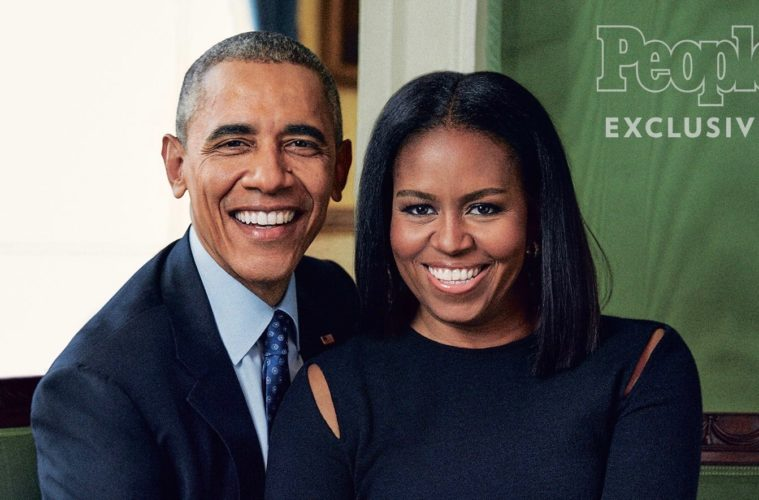
#> input picture Inclass materials/Project1 Facialkeypoint/2. workspace_archive/images/obamas.jpg, 759 x 500 px, given as the content of the folder day_night_images/training/day, which was not available
$ jupyter execute --allow-errors 'Average Brightness.ipynb'   (shell and % lines are left out)   (text cells are left out)
#> lines starting #> are read from the running program, lines starting #| are printed output that depends on the picture; long printed decimals are rounded; pictures that were not available may be replaced by others from this repository, and a replacement may not be noted
### Inclass materials/1. Intro to Computer Vision/Lesson 4/helpers.py
# Helper functions

import os
import glob # library for loading images from a directory
import matplotlib.image as mpimg

import cv2


# This function loads in images and their labels and places them in a list
# The list contains all images and their associated labels
# For example, after data is loaded, im_list[0][:] will be the first image-label pair in the list
def load_dataset(image_dir):

    # Populate this empty image list
#> called with image_dir = 'day_night_images/training/'
    im_list = []
    image_types = ["day", "night"]

    # Iterate through each color folder
    for im_type in image_types:

        # Iterate through each image file in each image_type folder
        # glob reads in any image with the extension "image_dir/im_type/*"
        for file in glob.glob(os.path.join(image_dir, im_type, "*")):

            # Read in the image
            im = mpimg.imread(file)
#> im is the input picture: shape (500, 759, 3); mean R, G, B 97.5, 96.5, 93

            # Check if the image exists/if it's been correctly read-in
            if not im is None:
                # Append the image, and it's type (red, green, yellow) to the image list
                im_list.append((im, im_type))

    return im_list


## Standardize the input images
# Resize each image to the desired input size: 600x1100px (hxw).

## Standardize the output
# With each loaded image, we also specify the expected output.
# For this, we use binary numerical values 0/1 = night/day.


# This function should take in an RGB image and return a new, standardized version
# 600 height x 1100 width image size (px x px)
def standardize_input(image):

    # Resize image and pre-process so that all "standard" images are the same size
    standard_im = cv2.resize(image, (1100, 600))

    return standard_im


# Examples:
# encode("day") should return: 1
# encode("night") should return: 0
def encode(label):

    numerical_val = 0
    if(label == 'day'):
        numerical_val = 1
    # else it is night and can stay 0

    return numerical_val

# using both functions above, standardize the input images and output labels
def standardize(image_list):

    # Empty image data array
    standard_list = []

    # Iterate through all the image-label pairs
    for item in image_list:
        image = item[0]
        label = item[1]

        # Standardize the image
        standardized_im = standardize_input(image)

        # Create a numerical label
        binary_label = encode(label)

        # Append the image, and it's one hot encoded label to the full, processed list of image data
        standard_list.append((standardized_im, binary_label))

    return standard_list

### Inclass materials/1. Intro to Computer Vision/Lesson 4/Average Brightness.ipynb
[cell 1]
import cv2 # computer vision library
import helpers

import numpy as np
import matplotlib.pyplot as plt
import matplotlib.image as mpimg

[cell 2]
# Image data directories
image_dir_training = "day_night_images/training/"
image_dir_test = "day_night_images/test/"

[cell 3]
# Using the load_dataset function in helpers.py
# Load training data
IMAGE_LIST = helpers.load_dataset(image_dir_training)
#> IMAGE_LIST = 2 items

[cell 4]
# Standardize all training images
STANDARDIZED_LIST = helpers.standardize(IMAGE_LIST)
#> the loop in standardize, `for item in image_list:` made 2 passes
#> (label, numerical_val in encode, binary_label) on passes 1 to 2: ('day', 1, 1), ('night', 0, 0)
#> pass 1, in standardize_input, `standard_im = cv2.resize(image, (1100, 600))`:
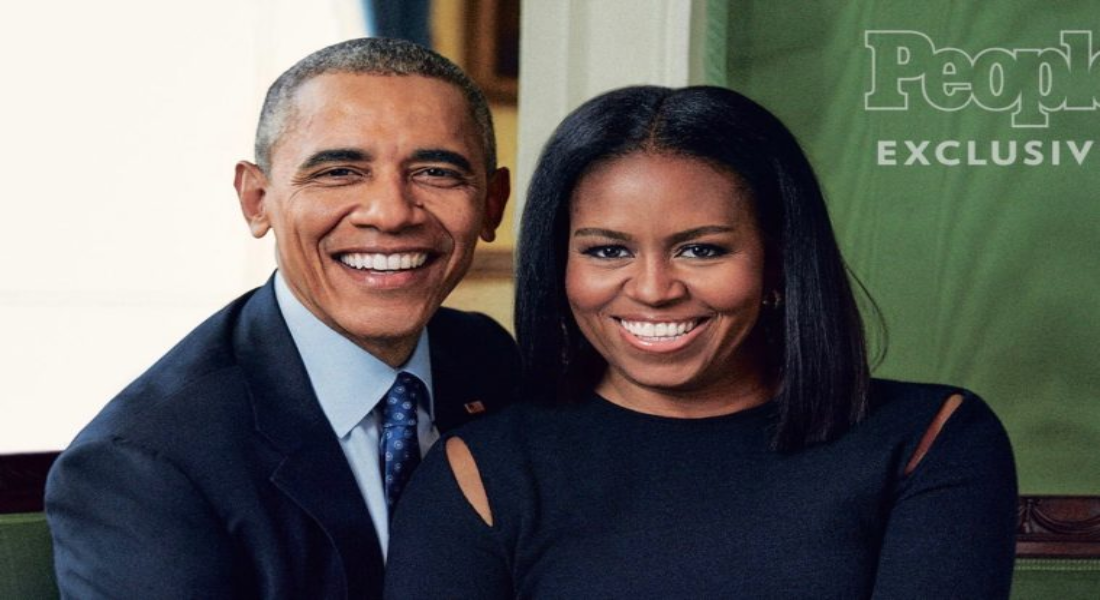
#> standard_im: shape (600, 1100, 3); mean R, G, B 97.4, 96.4, 92.9
#> STANDARDIZED_LIST = 2 items

[cell 5]
# Display a standardized image and its label

# Select an image by index
image_num = 0
selected_image = STANDARDIZED_LIST[image_num][0]
selected_label = STANDARDIZED_LIST[image_num][1]
#> selected_label = 1

# Display image and data about it
plt.imshow(selected_image)
print("Shape: "+str(selected_image.shape))
#| Shape: (600, 1100, 3)
print("Label [1 = day, 0 = night]: " + str(selected_label))
#| Label [1 = day, 0 = night]: 1

[cell 6]
# Convert and image to HSV colorspace
# Visualize the individual color channels

image_num = 0
test_im = STANDARDIZED_LIST[image_num][0]
test_label = STANDARDIZED_LIST[image_num][1]
#> test_label = 1

# Convert to HSV
hsv = cv2.cvtColor(test_im, cv2.COLOR_RGB2HSV)
#> hsv: shape (600, 1100, 3); mean H, S, V 67.5, 104.1, 112.3

# Print image label
print('Label: ' + str(test_label))
#| Label: 1

# HSV channels
h = hsv[:,:,0]
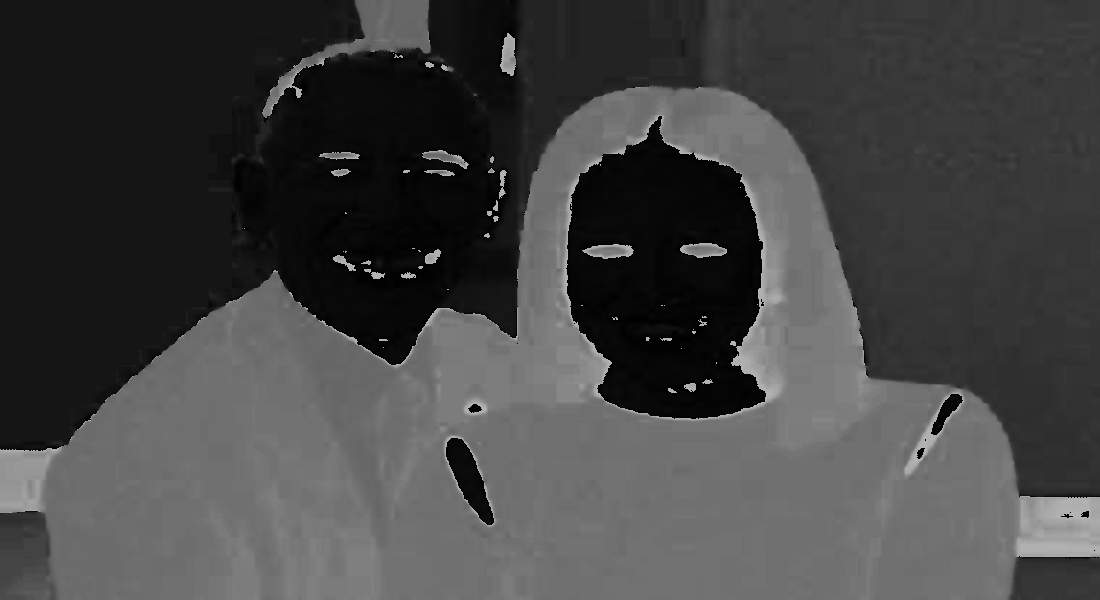
#> h: shape (600, 1100); min 0, max 179, mean 67.5
s = hsv[:,:,1]
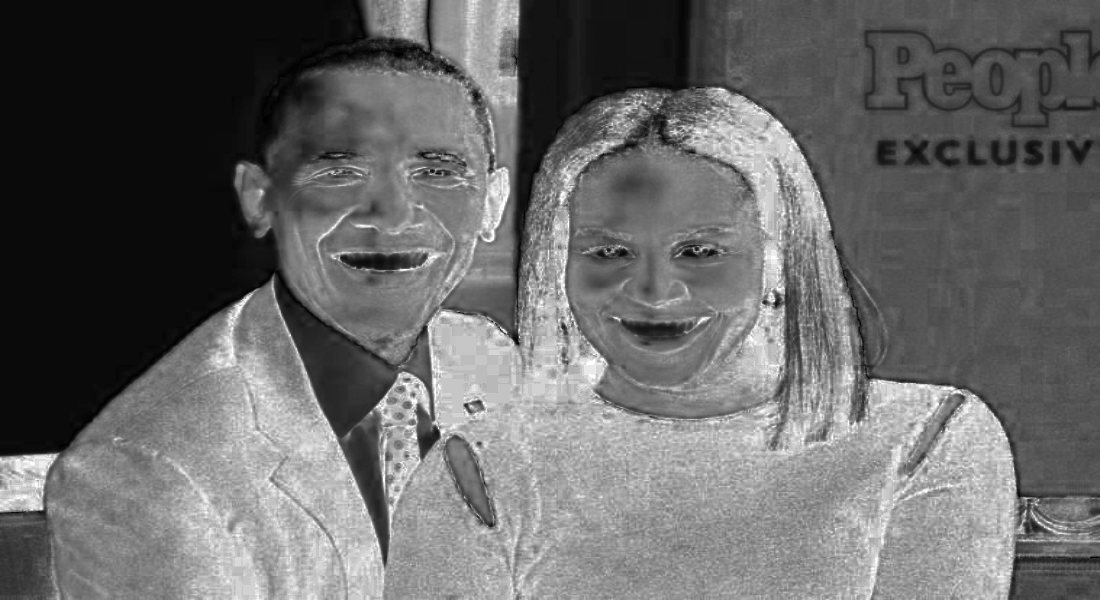
#> s: shape (600, 1100); min 0, max 255, mean 104.1
v = hsv[:,:,2]
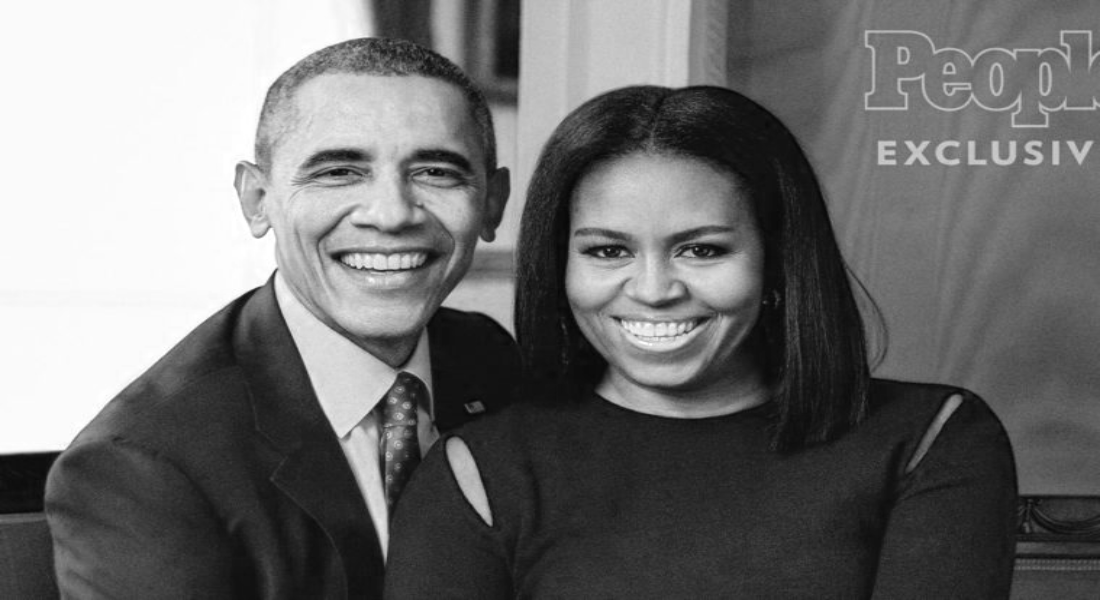
#> v: shape (600, 1100); min 4, max 255, mean 112.3

# Plot the original image and the three channels
f, (ax1, ax2, ax3, ax4) = plt.subplots(1, 4, figsize=(20,10))
ax1.set_title('Standardized image')
ax1.imshow(test_im)
ax2.set_title('H channel')
ax2.imshow(h, cmap='gray')
ax3.set_title('S channel')
ax3.imshow(s, cmap='gray')
ax4.set_title('V channel')
ax4.imshow(v, cmap='gray')

[cell 7]
# Find the average Value or brightness of an image
def avg_brightness(rgb_image):

    # Convert image to HSV
    hsv = cv2.cvtColor(rgb_image, cv2.COLOR_RGB2HSV)

    # Add up all the pixel values in the V channel
    sum_brightness = np.sum(hsv[:,:,2])

    ## TODO: Calculate the average brightness using the area of the image
    # and the sum calculated above
    avg = sum_brightness/(np.product(rgb_image.shape[:-1]))

    return avg

[cell 8]
# Testing average brightness levels
# Look at a number of different day and night images and think about
# what average brightness value separates the two types of images

# As an example, a "night" image is loaded in and its avg brightness is displayed
image_num = 190
#> (the rest of this cell did not finish here and is left out)

[cell 9]
image_num = 0
test_im = STANDARDIZED_LIST[image_num][0]

avg = avg_brightness(test_im)
#> in avg_brightness, `sum_brightness = np.sum(hsv[:,:,2])`: sum_brightness = 74105418
#> in avg_brightness, `avg = sum_brightness/(np.product(rgb_image.shape[:-1]))`: avg = 112.3
#> avg = 112.3
print('Avg brightness: ' + str(avg))
#| Avg brightness: 112.281
plt.imshow(test_im)
